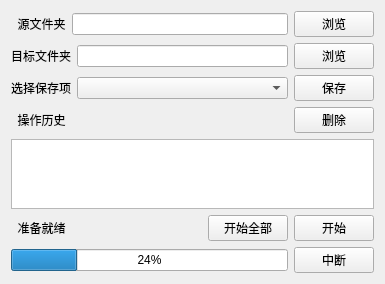
<?xml version="1.0" encoding="UTF-8"?>
<ui version="4.0">
 <class>Form</class>
 <widget class="QWidget" name="Form">
  <property name="geometry">
   <rect>
    <x>0</x>
    <y>0</y>
    <width>385</width>
    <height>275</height>
   </rect>
  </property>
  <property name="windowTitle">
   <string>Form</string>
  </property>
  <layout class="QVBoxLayout" name="verticalLayout">
   <item>
    <layout class="QHBoxLayout" name="horizontalLayout">
     <item>
      <widget class="QLabel" name="label">
       <property name="text">
        <string>  源文件夹</string>
       </property>
      </widget>
     </item>
     <item>
      <widget class="QLineEdit" name="lineEdit"/>
     </item>
     <item>
      <widget class="QPushButton" name="pushButton">
       <property name="text">
        <string>浏览</string>
       </property>
      </widget>
     </item>
    </layout>
   </item>
   <item>
    <layout class="QHBoxLayout" name="horizontalLayout_2">
     <item>
      <widget class="QLabel" name="label_2">
       <property name="text">
        <string>目标文件夹</string>
       </property>
      </widget>
     </item>
     <item>
      <widget class="QLineEdit" name="lineEdit_2"/>
     </item>
     <item>
      <widget class="QPushButton" name="pushButton_2">
       <property name="text">
        <string>浏览</string>
       </property>
      </widget>
     </item>
    </layout>
   </item>
   <item>
    <layout class="QHBoxLayout" name="horizontalLayout_3" stretch="0,1,0">
     <property name="spacing">
      <number>6</number>
     </property>
     <property name="leftMargin">
      <number>0</number>
     </property>
     <property name="topMargin">
      <number>0</number>
     </property>
     <property name="rightMargin">
      <number>0</number>
     </property>
     <item>
      <widget class="QLabel" name="label_3">
       <property name="text">
        <string>选择保存项</string>
       </property>
      </widget>
     </item>
     <item>
      <widget class="QComboBox" name="comboBox"/>
     </item>
     <item>
      <widget class="QPushButton" name="pushButton_3">
       <property name="text">
        <string>保存</string>
       </property>
      </widget>
     </item>
    </layout>
   </item>
   <item>
    <layout class="QHBoxLayout" name="horizontalLayout_4" stretch="0,0,0">
     <item>
      <widget class="QLabel" name="label_4">
       <property name="text">
        <string>  操作历史</string>
       </property>
      </widget>
     </item>
     <item>
      <spacer name="horizontalSpacer">
       <property name="orientation">
        <enum>Qt::Horizontal</enum>
       </property>
       <property name="sizeHint" stdset="0">
        <size>
         <width>40</width>
         <height>20</height>
        </size>
       </property>
      </spacer>
     </item>
     <item>
      <widget class="QPushButton" name="pushButton_4">
       <property name="text">
        <string>删除</string>
       </property>
      </widget>
     </item>
    </layout>
   </item>
   <item>
    <widget class="QTextBrowser" name="log_text_browser"/>
   </item>
   <item>
    <layout class="QHBoxLayout" name="horizontalLayout_5">
     <item>
      <widget class="QLabel" name="label_5">
       <property name="text">
        <string>  准备就绪</string>
       </property>
      </widget>
     </item>
     <item>
      <spacer name="horizontalSpacer_2">
       <property name="orientation">
        <enum>Qt::Horizontal</enum>
       </property>
       <property name="sizeHint" stdset="0">
        <size>
         <width>40</width>
         <height>20</height>
        </size>
       </property>
      </spacer>
     </item>
     <item>
      <widget class="QPushButton" name="pushButton_6">
       <property name="text">
        <string>开始全部</string>
       </property>
      </widget>
     </item>
     <item>
      <widget class="QPushButton" name="start_button">
       <property name="text">
        <string>开始</string>
       </property>
      </widget>
     </item>
    </layout>
   </item>
   <item>
    <layout class="QHBoxLayout" name="horizontalLayout_6">
     <item>
      <widget class="QProgressBar" name="progressBar">
       <property name="value">
        <number>24</number>
       </property>
      </widget>
     </item>
     <item>
      <widget class="QPushButton" name="pushButton_7">
       <property name="text">
        <string>中断</string>
       </property>
      </widget>
     </item>
    </layout>
   </item>
  </layout>
 </widget>
 <resources/>
 <connections/>
</ui>
